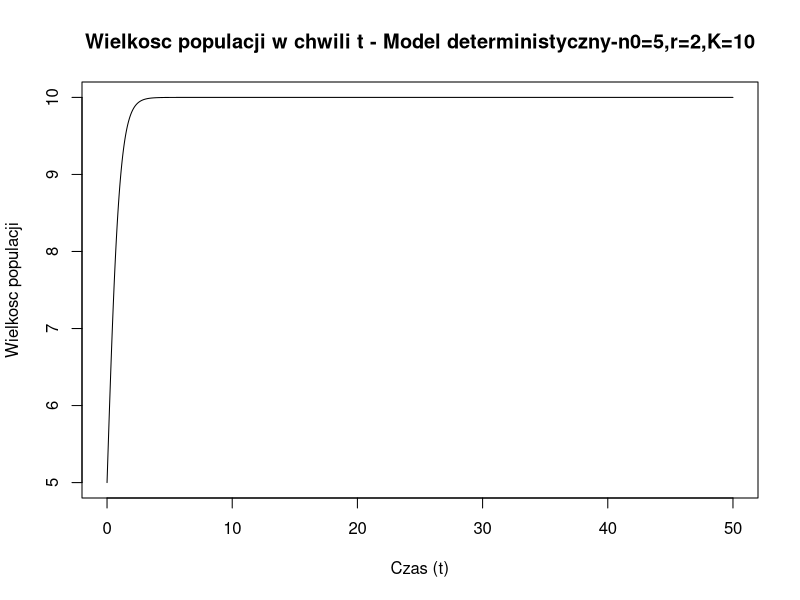
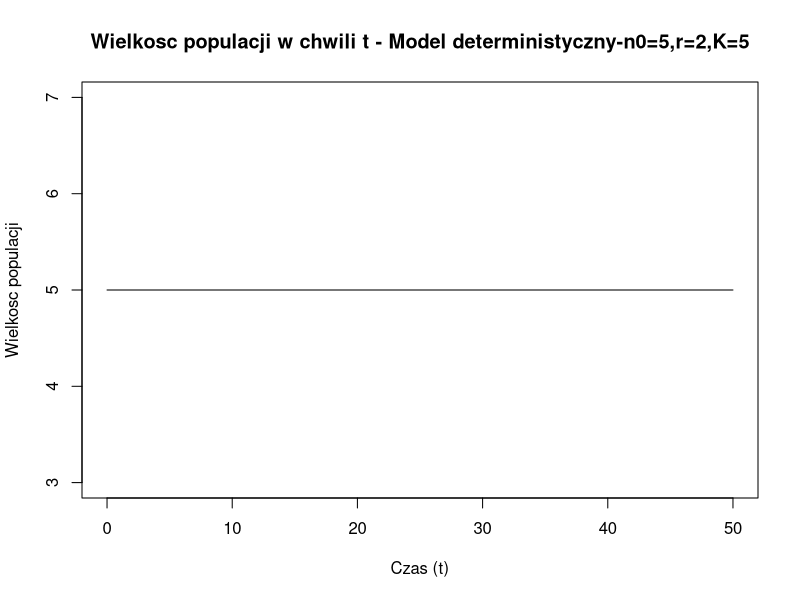
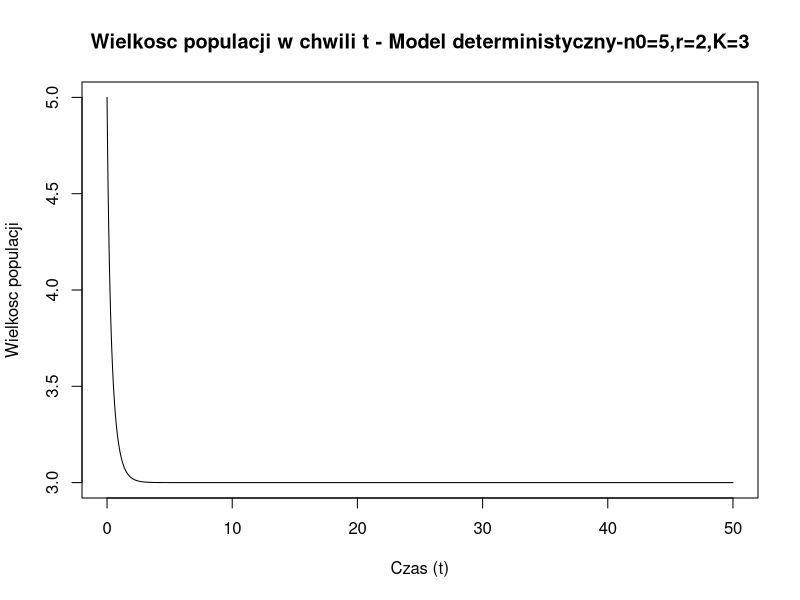
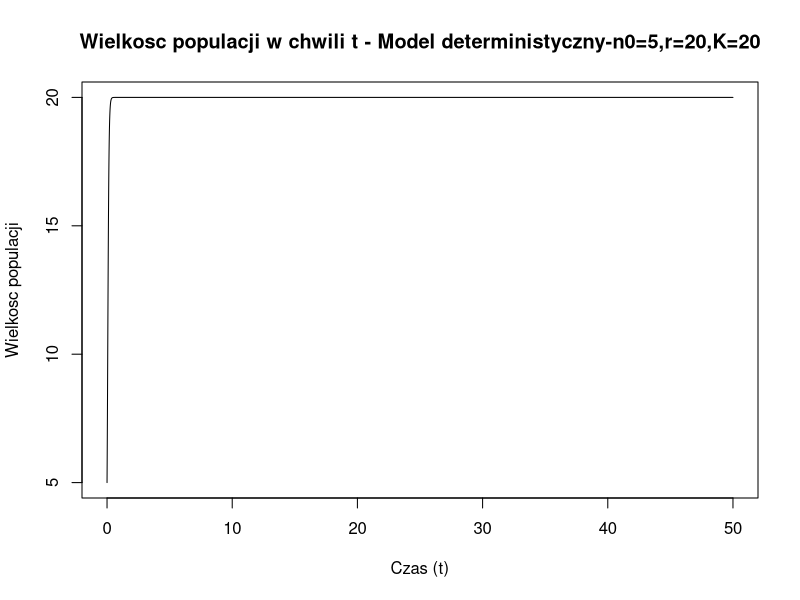
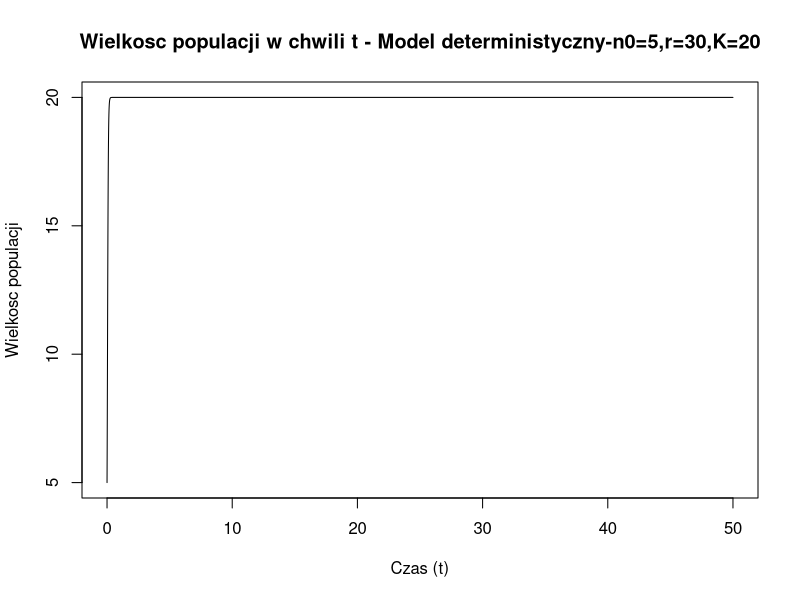
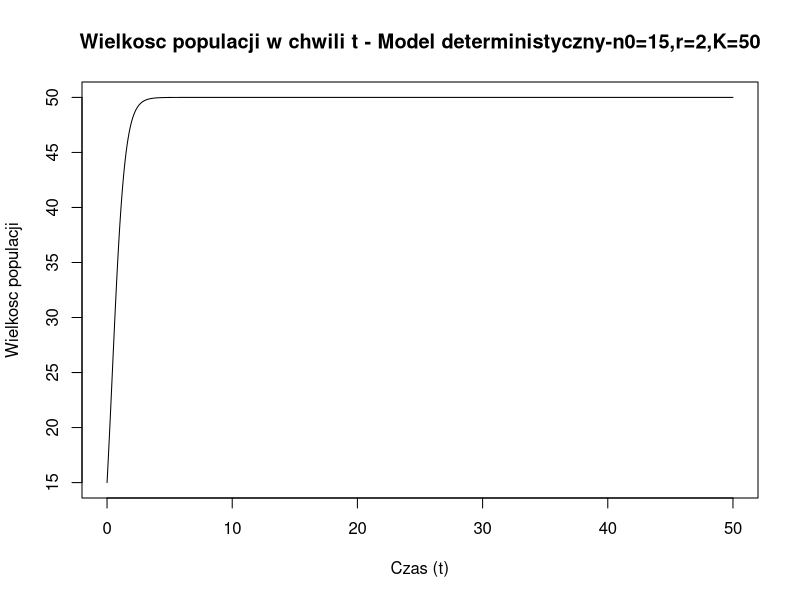
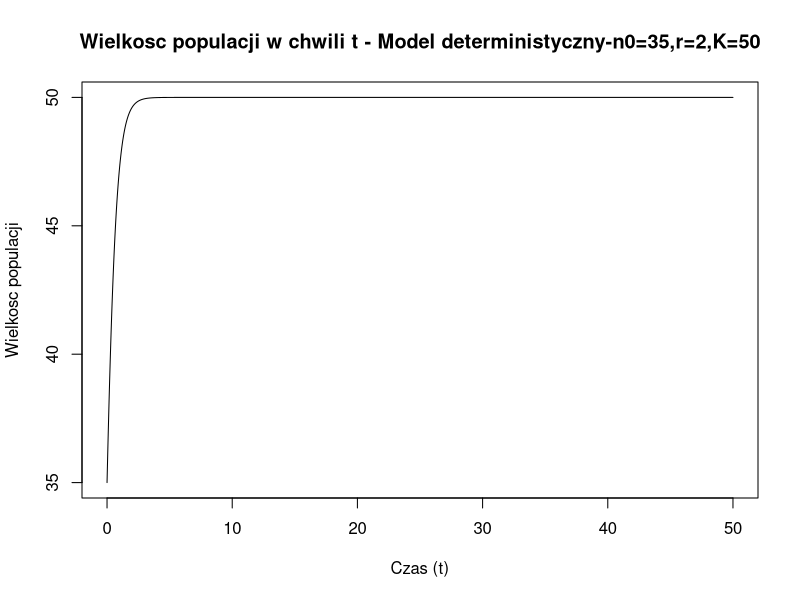
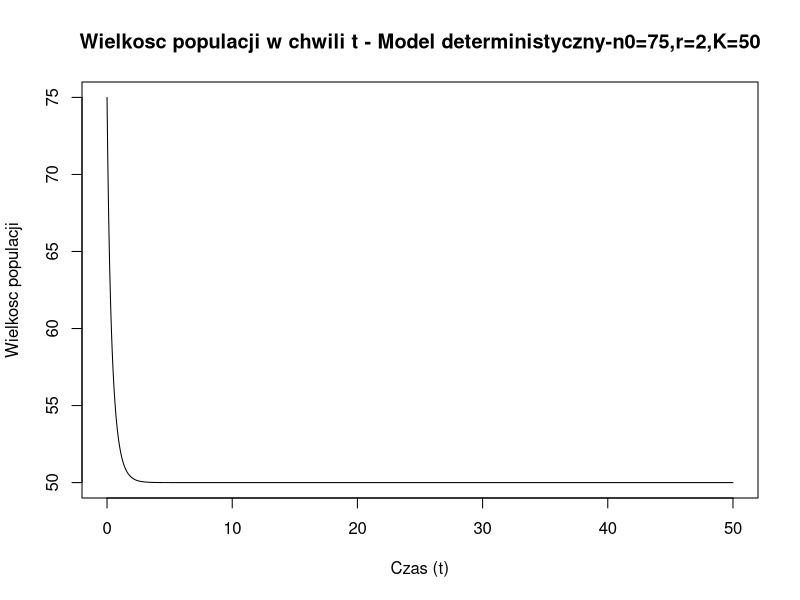

Write R code to recreate these figures, in order.
## ---- chunk 1
#a) 
#Instalujemy pakiet "deSolve" w celu przedstawienia rozwiązania numerycznego N(t),dla różnych wartości
#parametrów r, K oraz różnych warunków początkowych N (n0).

#install.packages("deSolve")
library("deSolve")

T=50

Markov_chain<- function(Time, State, Pars) {
  with(as.list(c(State, Pars)), {
    dN<- r*N*(1-N/K)
    return(list(c(dN)))
  })
}


pars <- c(r=2,K=10)

yini <- c(N=5)
times <- seq(0, 50, by = 0.01)
out <- ode(yini, times, Markov_chain, pars)
#head(out)
plot(out[,1],out[,2],type="l",xlim=c(0,T),xlab="Czas (t)",ylab="Wielkosc populacji",
     main="Wielkosc populacji w chwili t - Model deterministyczny-n0=5,r=2,K=10") 

pars <- c(r=2,K=5)

yini <- c(N=5)
times <- seq(0, 50, by = 0.01)
out <- ode(yini, times, Markov_chain, pars)
#head(out)
plot(out[,1],out[,2],type="l",xlim=c(0,T),xlab="Czas (t)",ylab="Wielkosc populacji",
     main="Wielkosc populacji w chwili t - Model deterministyczny-n0=5,r=2,K=5") 

pars <- c(r=2,K=3)

yini <- c(N=5)
times <- seq(0, 50, by = 0.01)
out <- ode(yini, times, Markov_chain, pars)
#head(out)
plot(out[,1],out[,2],type="l",xlim=c(0,T),xlab="Czas (t)",ylab="Wielkosc populacji",
     main="Wielkosc populacji w chwili t - Model deterministyczny-n0=5,r=2,K=3") 
## ---- chunk 2

pars <- c(r=20,K=20)

yini <- c(N=5)
times <- seq(0, 50, by = 0.01)
out <- ode(yini, times, Markov_chain, pars)
#head(out)
plot(out[,1],out[,2],type="l",xlim=c(0,T),xlab="Czas (t)",ylab="Wielkosc populacji",
     main="Wielkosc populacji w chwili t - Model deterministyczny-n0=5,r=20,K=20") 

pars <- c(r=30,K=20)

yini <- c(N=5)
times <- seq(0, 50, by = 0.01)
out <- ode(yini, times, Markov_chain, pars)
#head(out)
plot(out[,1],out[,2],type="l",xlim=c(0,T),xlab="Czas (t)",ylab="Wielkosc populacji",
     main="Wielkosc populacji w chwili t - Model deterministyczny-n0=5,r=30,K=20") 

## ---- chunk 3

pars <- c(r=2,K=50)

yini <- c(N=15)
times <- seq(0, 50, by = 0.01)
out <- ode(yini, times, Markov_chain, pars)
#head(out)
plot(out[,1],out[,2],type="l",xlim=c(0,T),xlab="Czas (t)",ylab="Wielkosc populacji",
     main="Wielkosc populacji w chwili t - Model deterministyczny-n0=15,r=2,K=50") 

pars <- c(r=2,K=50)

yini <- c(N=35)
times <- seq(0, 50, by = 0.01)
out <- ode(yini, times, Markov_chain, pars)
#head(out)
plot(out[,1],out[,2],type="l",xlim=c(0,T),xlab="Czas (t)",ylab="Wielkosc populacji",
     main="Wielkosc populacji w chwili t - Model deterministyczny-n0=35,r=2,K=50") 

pars <- c(r=2,K=50)

yini <- c(N=75)
times <- seq(0, 50, by = 0.01)
out <- ode(yini, times, Markov_chain, pars)
#head(out)
plot(out[,1],out[,2],type="l",xlim=c(0,T),xlab="Czas (t)",ylab="Wielkosc populacji",
     main="Wielkosc populacji w chwili t - Model deterministyczny-n0=75,r=2,K=50") 
## ---- chunk 4

#WERSJA (i)
T=50
#Funkcja generujaca trajektorie zadanego procesu
trajektorie1 <- function(N){
  t=c(0)
  i=1
while(t[i]<T & N[i]>0){
  if(N[i]<100){
  lambda=N[i]-N[i]^2/100
  }else{
    lambda=0}
  mi=N[i]^2/100
  t[i+1]=t[i]+rexp(1, lambda+mi)
  
  if(runif(1)< lambda/(lambda+mi)){
    N[i+1]=N[i]+1
    
  }else{
    N[i+1]=N[i]-1
    
  }
  
  i=i+1
}
 return(cbind(t,N))
}

#c)
#Wyznaczamy wartosc oczekiwana i wariancje
#Narysujemy średnią wartość m trajektorii procesu -> w tym celu każdą wygenereowaną trajektorię
#Zapiszemy w dyskretnym podziale czasu t_i [0,T] co dt, te trajektorie będziemy dodawać do siebie.

  sumy<-function(m,N,T,dt){
  dysk=seq(0,T,by=dt)
  trajsuma=numeric(length(dysk))
  trajsuma2=numeric(length(dysk))
  for(i in 1:m){
    t=c(0)
    i=1
    while(t[i]<T & N[i]>0){
      if(N[i]<100){
        lambda=N[i]-N[i]^2/100
      }else{
        lambda=0}
      mi=N[i]^2/100
      t[i+1]=t[i]+rexp(1, lambda+mi)
      
      if(runif(1)< lambda/(lambda+mi)){
        N[i+1]=N[i]+1
        
      }else{
        N[i+1]=N[i]-1
        
      }
      
      i=i+1
    }
    trajdysk<-sapply(dysk, function(x) N[sum(t<=x)])
    trajsuma=trajsuma+trajdysk
    trajsuma2=trajsuma2+trajdysk^2
  }
  return(cbind(dysk,srednia=trajsuma/m,srednia2=trajsuma2/m))
}
#Otrzymujemy dyskretny podział czasu [0,T], średnią N(t) i średnią kwadratów (N^2(t))
T=50
N=5
dt=0.1
m=1000
wynik=sumy(m,N,T,dt)
plot(wynik[,1],wynik[,2],type='l',lwd=2,xlab='Czas (t)',ylab='E(N(T))',xlim=c(0,T),
     main="Wartosc oczekiwana")

#Wariancja = (EN)^2 - (E(N^2))
plot(wynik[,1],wynik[,3]-wynik[,2]^2,type='l',lwd=2,xlab='t',ylab='Var(N(T))',main="Wariancja")



## ---- chunk 5

#Rysujemy wykres trajektorii startujac od N=5
traj1=trajektorie1(5)
plot(traj1[,1],traj1[,2],type='s',xlab="Czas (t)",ylab="Wielkosc populacji (N(t))",
     main="Wielkosc populacji w chwili t")

## ---- chunk 6
#b)
wynik[wynik[,1]==10,2]                             #wartosc oczekiwana dla czasu t=10
wynik[wynik[,1]==10,3]-wynik[wynik[,1]==10,2]^2    #wariancja dla czasu t=10
## ---- chunk 7
T=50
#WERSJA (ii)
trajektorie2<- function(N){
  t=c(0)
  i=1
  while(t[i]<T & N[i]>0){
    lambda=N[i]
    mi=N[i]^2/50
    t[i+1]=t[i]+rexp(1, lambda+mi)
    
    if(runif(1)< lambda/(lambda+mi)){
      N[i+1]=N[i]+1
      
    }else{
      N[i+1]=N[i]-1
      
    }
    
    i=i+1
  }
  return(cbind(t,N))
}
traj2=trajektorie2(5)

#c)
sumy<-function(m,N,T,dt){
  dysk=seq(0,T,by=dt)
  trajsuma=numeric(length(dysk))
  trajsuma2=numeric(length(dysk))
  for(i in 1:m){
    t=c(0)
    i=1
    while(t[i]<T & N[i]>0){
      lambda=N[i]
      mi=N[i]^2/50
      t[i+1]=t[i]+rexp(1, lambda+mi)
      
      if(runif(1)< lambda/(lambda+mi)){
        N[i+1]=N[i]+1
        
      }else{
        N[i+1]=N[i]-1
        
      }
      
      i=i+1
    }
    trajdysk<-sapply(dysk, function(x) N[sum(t<=x)])
    trajsuma=trajsuma+trajdysk
    trajsuma2=trajsuma2+trajdysk^2
  }
  return(cbind(dysk,srednia=trajsuma/m,srednia2=trajsuma2/m))
}
#Wartosc oczekiwana
T=50
N=5
dt=0.1
m=1000
wynik2=sumy(m,N,T,dt)
plot(wynik2[,1],wynik2[,2],type='l',lwd=2,xlab='Czas (t)',ylab='E(N(T))',xlim=c(0,T),
     main="Wartosc oczekiwana")

#Wariancja = (EN)^2 - (E(N^2))
plot(wynik2[,1],wynik2[,3]-wynik2[,2]^2,type='l',lwd=2,xlab='t',ylab='Var(N(T))',main = 'Wariancja')
## ---- chunk 8

#Rysujemy wykres trajektorii startujac od N=5
traj2=trajektorie2(5)
plot(traj2[,1],traj2[,2],type='s',xlab="Czas (t)",ylab="Wielkosc populacji (N(t))",
     main="Wielkosc populacji w chwili t")

## ---- chunk 9
#b)
wynik2[wynik2[,1]==10,2]                             #wartosc oczekiwana dla czasu t=10
wynik2[wynik2[,1]==10,3]-wynik2[wynik2[,1]==10,2]^2    #wariancja dla czasu t=10

## ---- chunk 10
pars <- c(r=1,K=50)

yini <- c(N=5)
times <- seq(0, 50, by = 0.01)
out <- ode(yini, times, Markov_chain, pars)

plot(wynik[,1],wynik[,2],type='l',lwd=2,xlab='Czas (t)',ylab='E(N(T))',xlim=c(0,T),
     main="Wartosc oczekiwana")
lines(out[,1],out[,2],type="l",col="red")
## ---- chunk 11
plot(wynik2[,1],wynik2[,2],type='l',lwd=2,xlab='Czas (t)',ylab='E(N(T))',xlim=c(0,T),
     main="Wartosc oczekiwana")
lines(out[,1],out[,2],type="l",col="blue")
